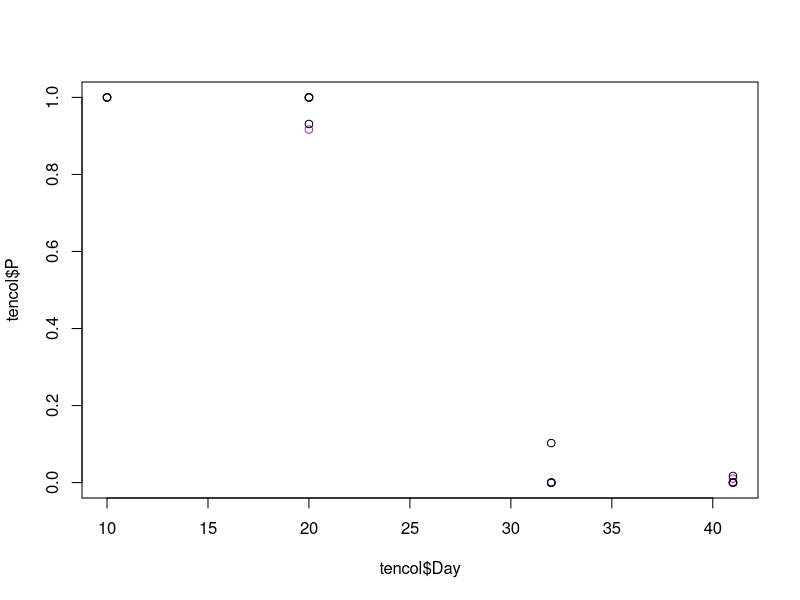
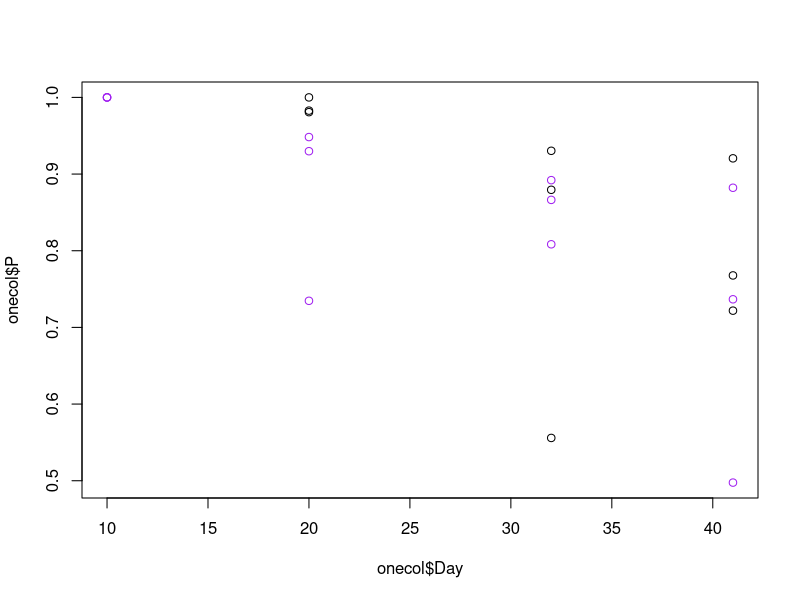

Source code (R) for these figures, in order:
# Starvation Culture Colony Count Analysis
# Jared Brewer
# Created: July 22, 2015
# Modified: July 23, 2015

# Run a regression and make a line plot.

tencol <- read.csv("StarvationColony_TenDay_07232015_2_WJB.csv", header = T)
onecol <- read.csv("StarvationColony_OneDay_07232015_2_WJB.csv", header = T)

# Look at relative abundance and graph separately.
# Also think about doing ratios instead of absolute numbers.

plot(tencol$Day, tencol$P, col='purple')
points(tencol$Day, tencol$W, col='black')
abline(lm(Day~P, data=tencol))
abline(lm(Day~W, data=tencol))

# Run a regression and look for differences, one at a time.
tencolP.reg <- lm(Day~P, data=tencol)
summary(tencolP.reg)
# Significance! 

tencolW.reg <- lm(Day~W, data=tencol)
summary(tencolW.reg)

plot(onecol$Day, onecol$P, col='purple')
points(onecol$Day, onecol$W, col='black')
abline(lm(Day~P, data=onecol))
abline(lm(Day~W, data=onecol))

onecolP.reg <- lm(Day~P, data=onecol)
summary(onecolP.reg)

onecolW.reg <- lm(Day~W, data=onecol)
summary(onecolW.reg)

# What does it mean to fit a model to it? Will a regression give me that data? 
# How do I fit proper lines to it? And how do I get an equation from that?
# Yep, still nothing.